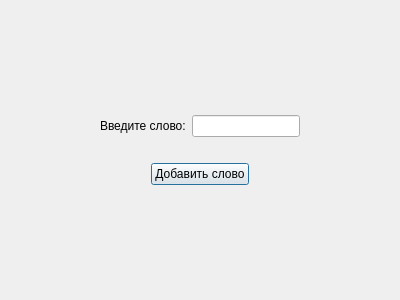
<?xml version="1.0" encoding="UTF-8"?>
<ui version="4.0">
 <class>Dialog</class>
 <widget class="QDialog" name="Dialog">
  <property name="geometry">
   <rect>
    <x>0</x>
    <y>0</y>
    <width>400</width>
    <height>300</height>
   </rect>
  </property>
  <property name="windowTitle">
   <string>Add new word</string>
  </property>
  <layout class="QHBoxLayout" name="horizontalLayout_3">
   <item>
    <spacer name="horizontalSpacer_3">
     <property name="orientation">
      <enum>Qt::Horizontal</enum>
     </property>
     <property name="sizeHint" stdset="0">
      <size>
       <width>81</width>
       <height>20</height>
      </size>
     </property>
    </spacer>
   </item>
   <item>
    <layout class="QVBoxLayout" name="verticalLayout">
     <item>
      <spacer name="verticalSpacer">
       <property name="orientation">
        <enum>Qt::Vertical</enum>
       </property>
       <property name="sizeHint" stdset="0">
        <size>
         <width>20</width>
         <height>40</height>
        </size>
       </property>
      </spacer>
     </item>
     <item>
      <layout class="QHBoxLayout" name="horizontalLayout">
       <item>
        <widget class="QLabel" name="label">
         <property name="text">
          <string>Введите слово:</string>
         </property>
        </widget>
       </item>
       <item>
        <widget class="QLineEdit" name="input_word"/>
       </item>
      </layout>
     </item>
     <item>
      <widget class="QLabel" name="error">
       <property name="styleSheet">
        <string notr="true">color: rgb(255, 0, 0);</string>
       </property>
       <property name="text">
        <string/>
       </property>
      </widget>
     </item>
     <item>
      <layout class="QHBoxLayout" name="horizontalLayout_2">
       <item>
        <spacer name="horizontalSpacer">
         <property name="orientation">
          <enum>Qt::Horizontal</enum>
         </property>
         <property name="sizeHint" stdset="0">
          <size>
           <width>40</width>
           <height>20</height>
          </size>
         </property>
        </spacer>
       </item>
       <item>
        <widget class="QPushButton" name="add_word">
         <property name="text">
          <string>Добавить слово</string>
         </property>
        </widget>
       </item>
       <item>
        <spacer name="horizontalSpacer_2">
         <property name="orientation">
          <enum>Qt::Horizontal</enum>
         </property>
         <property name="sizeHint" stdset="0">
          <size>
           <width>40</width>
           <height>20</height>
          </size>
         </property>
        </spacer>
       </item>
      </layout>
     </item>
     <item>
      <spacer name="verticalSpacer_2">
       <property name="orientation">
        <enum>Qt::Vertical</enum>
       </property>
       <property name="sizeHint" stdset="0">
        <size>
         <width>20</width>
         <height>40</height>
        </size>
       </property>
      </spacer>
     </item>
    </layout>
   </item>
   <item>
    <spacer name="horizontalSpacer_4">
     <property name="orientation">
      <enum>Qt::Horizontal</enum>
     </property>
     <property name="sizeHint" stdset="0">
      <size>
       <width>81</width>
       <height>20</height>
      </size>
     </property>
    </spacer>
   </item>
  </layout>
 </widget>
 <resources/>
 <connections/>
</ui>
